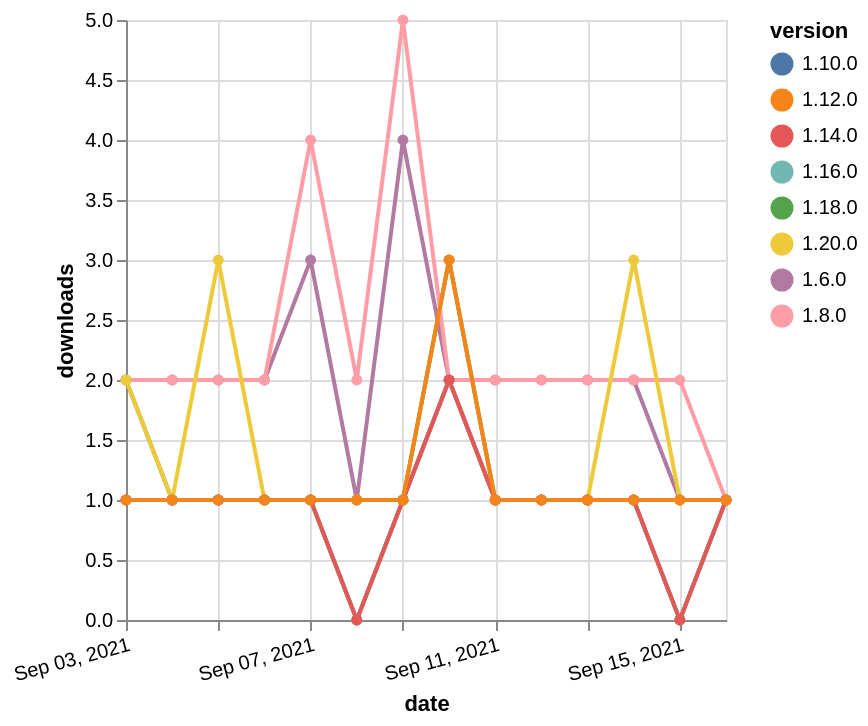

This figure's Vega-Lite source:
### Vega-Lite specification from a JSON file in a GitHub repository (floating-point values rounded to 4 significant figures)
{"$schema": "https://vega.github.io/schema/vega-lite/v5.json", "description": "A simple bar chart with embedded data.", "data": {"values": [{"date": "2021-09-03", "total": 2360, "delta": 2, "version": "1.6.0"}, {"date": "2021-09-04", "total": 2362, "delta": 2, "version": "1.6.0"}, {"date": "2021-09-05", "total": 2364, "delta": 2, "version": "1.6.0"}, {"date": "2021-09-06", "total": 2366, "delta": 2, "version": "1.6.0"}, {"date": "2021-09-07", "total": 2369, "delta": 3, "version": "1.6.0"}, {"date": "2021-09-08", "total": 2370, "delta": 1, "version": "1.6.0"}, {"date": "2021-09-09", "total": 2374, "delta": 4, "version": "1.6.0"}, {"date": "2021-09-10", "total": 2376, "delta": 2, "version": "1.6.0"}, {"date": "2021-09-11", "total": 2378, "delta": 2, "version": "1.6.0"}, {"date": "2021-09-12", "total": 2380, "delta": 2, "version": "1.6.0"}, {"date": "2021-09-13", "total": 2382, "delta": 2, "version": "1.6.0"}, {"date": "2021-09-14", "total": 2384, "delta": 2, "version": "1.6.0"}, {"date": "2021-09-15", "total": 2385, "delta": 1, "version": "1.6.0"}, {"date": "2021-09-16", "total": 2386, "delta": 1, "version": "1.6.0"}, {"date": "2021-09-03", "total": 200, "delta": 2, "version": "1.18.0"}, {"date": "2021-09-04", "total": 201, "delta": 1, "version": "1.18.0"}, {"date": "2021-09-05", "total": 202, "delta": 1, "version": "1.18.0"}, {"date": "2021-09-06", "total": 203, "delta": 1, "version": "1.18.0"}, {"date": "2021-09-07", "total": 204, "delta": 1, "version": "1.18.0"}, {"date": "2021-09-08", "total": 204, "delta": 0, "version": "1.18.0"}, {"date": "2021-09-09", "total": 205, "delta": 1, "version": "1.18.0"}, {"date": "2021-09-10", "total": 208, "delta": 3, "version": "1.18.0"}, {"date": "2021-09-11", "total": 209, "delta": 1, "version": "1.18.0"}, {"date": "2021-09-12", "total": 210, "delta": 1, "version": "1.18.0"}, {"date": "2021-09-13", "total": 211, "delta": 1, "version": "1.18.0"}, {"date": "2021-09-14", "total": 212, "delta": 1, "version": "1.18.0"}, {"date": "2021-09-15", "total": 212, "delta": 0, "version": "1.18.0"}, {"date": "2021-09-16", "total": 213, "delta": 1, "version": "1.18.0"}, {"date": "2021-09-03", "total": 2583, "delta": 2, "version": "1.8.0"}, {"date": "2021-09-04", "total": 2585, "delta": 2, "version": "1.8.0"}, {"date": "2021-09-05", "total": 2587, "delta": 2, "version": "1.8.0"}, {"date": "2021-09-06", "total": 2589, "delta": 2, "version": "1.8.0"}, {"date": "2021-09-07", "total": 2593, "delta": 4, "version": "1.8.0"}, {"date": "2021-09-08", "total": 2595, "delta": 2, "version": "1.8.0"}, {"date": "2021-09-09", "total": 2600, "delta": 5, "version": "1.8.0"}, {"date": "2021-09-10", "total": 2602, "delta": 2, "version": "1.8.0"}, {"date": "2021-09-11", "total": 2604, "delta": 2, "version": "1.8.0"}, {"date": "2021-09-12", "total": 2606, "delta": 2, "version": "1.8.0"}, {"date": "2021-09-13", "total": 2608, "delta": 2, "version": "1.8.0"}, {"date": "2021-09-14", "total": 2610, "delta": 2, "version": "1.8.0"}, {"date": "2021-09-15", "total": 2612, "delta": 2, "version": "1.8.0"}, {"date": "2021-09-16", "total": 2613, "delta": 1, "version": "1.8.0"}, {"date": "2021-09-03", "total": 261, "delta": 1, "version": "1.10.0"}, {"date": "2021-09-04", "total": 262, "delta": 1, "version": "1.10.0"}, {"date": "2021-09-05", "total": 263, "delta": 1, "version": "1.10.0"}, {"date": "2021-09-06", "total": 264, "delta": 1, "version": "1.10.0"}, {"date": "2021-09-07", "total": 265, "delta": 1, "version": "1.10.0"}, {"date": "2021-09-08", "total": 266, "delta": 1, "version": "1.10.0"}, {"date": "2021-09-09", "total": 267, "delta": 1, "version": "1.10.0"}, {"date": "2021-09-10", "total": 269, "delta": 2, "version": "1.10.0"}, {"date": "2021-09-11", "total": 270, "delta": 1, "version": "1.10.0"}, {"date": "2021-09-12", "total": 271, "delta": 1, "version": "1.10.0"}, {"date": "2021-09-13", "total": 272, "delta": 1, "version": "1.10.0"}, {"date": "2021-09-14", "total": 273, "delta": 1, "version": "1.10.0"}, {"date": "2021-09-15", "total": 274, "delta": 1, "version": "1.10.0"}, {"date": "2021-09-16", "total": 275, "delta": 1, "version": "1.10.0"}, {"date": "2021-09-03", "total": 128, "delta": 2, "version": "1.20.0"}, {"date": "2021-09-04", "total": 129, "delta": 1, "version": "1.20.0"}, {"date": "2021-09-05", "total": 132, "delta": 3, "version": "1.20.0"}, {"date": "2021-09-06", "total": 133, "delta": 1, "version": "1.20.0"}, {"date": "2021-09-07", "total": 134, "delta": 1, "version": "1.20.0"}, {"date": "2021-09-08", "total": 135, "delta": 1, "version": "1.20.0"}, {"date": "2021-09-09", "total": 136, "delta": 1, "version": "1.20.0"}, {"date": "2021-09-10", "total": 138, "delta": 2, "version": "1.20.0"}, {"date": "2021-09-11", "total": 139, "delta": 1, "version": "1.20.0"}, {"date": "2021-09-12", "total": 140, "delta": 1, "version": "1.20.0"}, {"date": "2021-09-13", "total": 141, "delta": 1, "version": "1.20.0"}, {"date": "2021-09-14", "total": 144, "delta": 3, "version": "1.20.0"}, {"date": "2021-09-15", "total": 145, "delta": 1, "version": "1.20.0"}, {"date": "2021-09-16", "total": 146, "delta": 1, "version": "1.20.0"}, {"date": "2021-09-03", "total": 177, "delta": 1, "version": "1.16.0"}, {"date": "2021-09-04", "total": 178, "delta": 1, "version": "1.16.0"}, {"date": "2021-09-05", "total": 179, "delta": 1, "version": "1.16.0"}, {"date": "2021-09-06", "total": 180, "delta": 1, "version": "1.16.0"}, {"date": "2021-09-07", "total": 181, "delta": 1, "version": "1.16.0"}, {"date": "2021-09-08", "total": 181, "delta": 0, "version": "1.16.0"}, {"date": "2021-09-09", "total": 182, "delta": 1, "version": "1.16.0"}, {"date": "2021-09-10", "total": 184, "delta": 2, "version": "1.16.0"}, {"date": "2021-09-11", "total": 185, "delta": 1, "version": "1.16.0"}, {"date": "2021-09-12", "total": 186, "delta": 1, "version": "1.16.0"}, {"date": "2021-09-13", "total": 187, "delta": 1, "version": "1.16.0"}, {"date": "2021-09-14", "total": 188, "delta": 1, "version": "1.16.0"}, {"date": "2021-09-15", "total": 188, "delta": 0, "version": "1.16.0"}, {"date": "2021-09-16", "total": 189, "delta": 1, "version": "1.16.0"}, {"date": "2021-09-03", "total": 200, "delta": 1, "version": "1.14.0"}, {"date": "2021-09-04", "total": 201, "delta": 1, "version": "1.14.0"}, {"date": "2021-09-05", "total": 202, "delta": 1, "version": "1.14.0"}, {"date": "2021-09-06", "total": 203, "delta": 1, "version": "1.14.0"}, {"date": "2021-09-07", "total": 204, "delta": 1, "version": "1.14.0"}, {"date": "2021-09-08", "total": 204, "delta": 0, "version": "1.14.0"}, {"date": "2021-09-09", "total": 205, "delta": 1, "version": "1.14.0"}, {"date": "2021-09-10", "total": 207, "delta": 2, "version": "1.14.0"}, {"date": "2021-09-11", "total": 208, "delta": 1, "version": "1.14.0"}, {"date": "2021-09-12", "total": 209, "delta": 1, "version": "1.14.0"}, {"date": "2021-09-13", "total": 210, "delta": 1, "version": "1.14.0"}, {"date": "2021-09-14", "total": 211, "delta": 1, "version": "1.14.0"}, {"date": "2021-09-15", "total": 211, "delta": 0, "version": "1.14.0"}, {"date": "2021-09-16", "total": 212, "delta": 1, "version": "1.14.0"}, {"date": "2021-09-03", "total": 353, "delta": 1, "version": "1.12.0"}, {"date": "2021-09-04", "total": 354, "delta": 1, "version": "1.12.0"}, {"date": "2021-09-05", "total": 355, "delta": 1, "version": "1.12.0"}, {"date": "2021-09-06", "total": 356, "delta": 1, "version": "1.12.0"}, {"date": "2021-09-07", "total": 357, "delta": 1, "version": "1.12.0"}, {"date": "2021-09-08", "total": 358, "delta": 1, "version": "1.12.0"}, {"date": "2021-09-09", "total": 359, "delta": 1, "version": "1.12.0"}, {"date": "2021-09-10", "total": 362, "delta": 3, "version": "1.12.0"}, {"date": "2021-09-11", "total": 363, "delta": 1, "version": "1.12.0"}, {"date": "2021-09-12", "total": 364, "delta": 1, "version": "1.12.0"}, {"date": "2021-09-13", "total": 365, "delta": 1, "version": "1.12.0"}, {"date": "2021-09-14", "total": 366, "delta": 1, "version": "1.12.0"}, {"date": "2021-09-15", "total": 367, "delta": 1, "version": "1.12.0"}, {"date": "2021-09-16", "total": 368, "delta": 1, "version": "1.12.0"}]}, "width": "container", "mark": {"type": "line", "point": {"filled": true}}, "encoding": {"x": {"field": "date", "type": "temporal", "timeUnit": "yearmonthdate", "title": "date", "axis": {"labelAngle": -15}}, "y": {"field": "delta", "type": "quantitative", "title": "downloads"}, "color": {"field": "version", "type": "nominal"}, "tooltip": {"field": "delta"}}}
